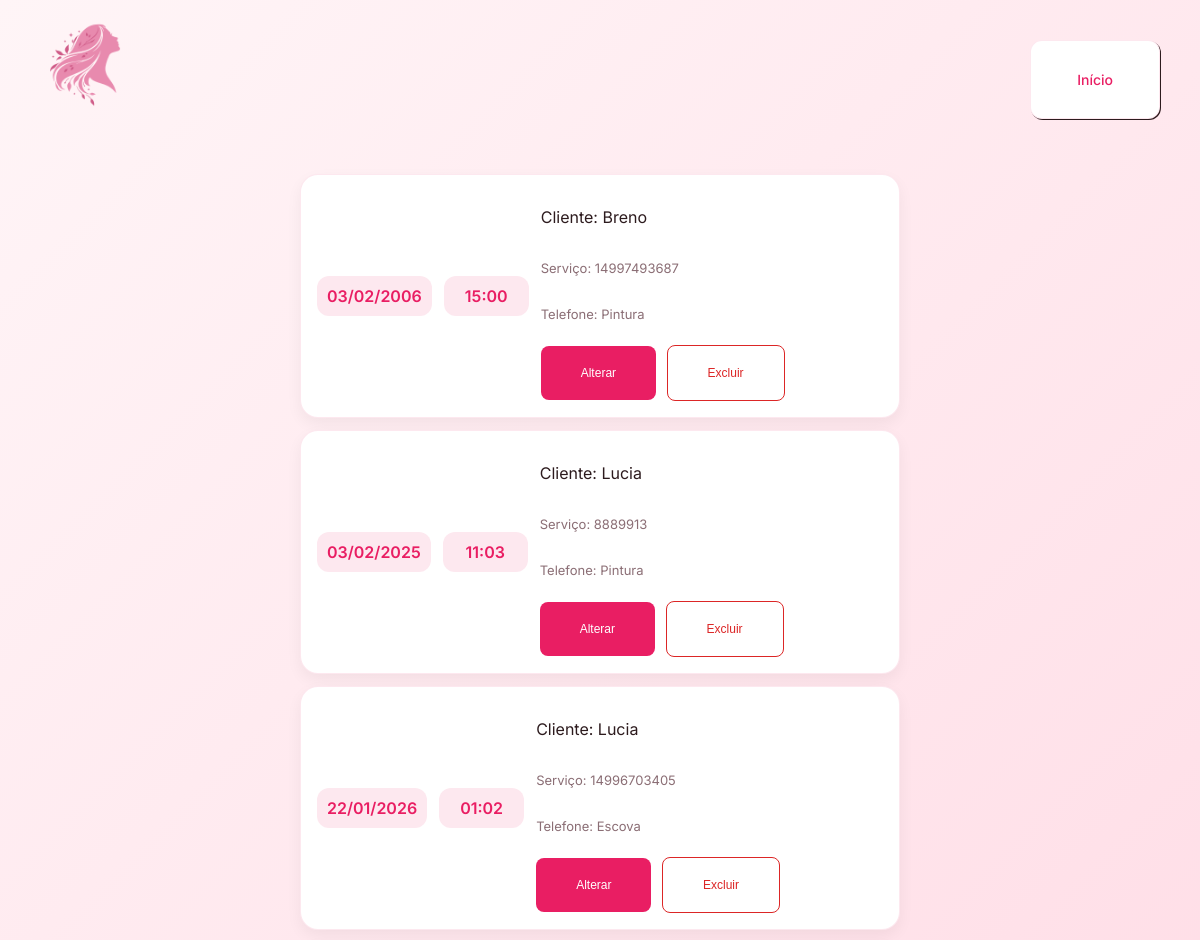
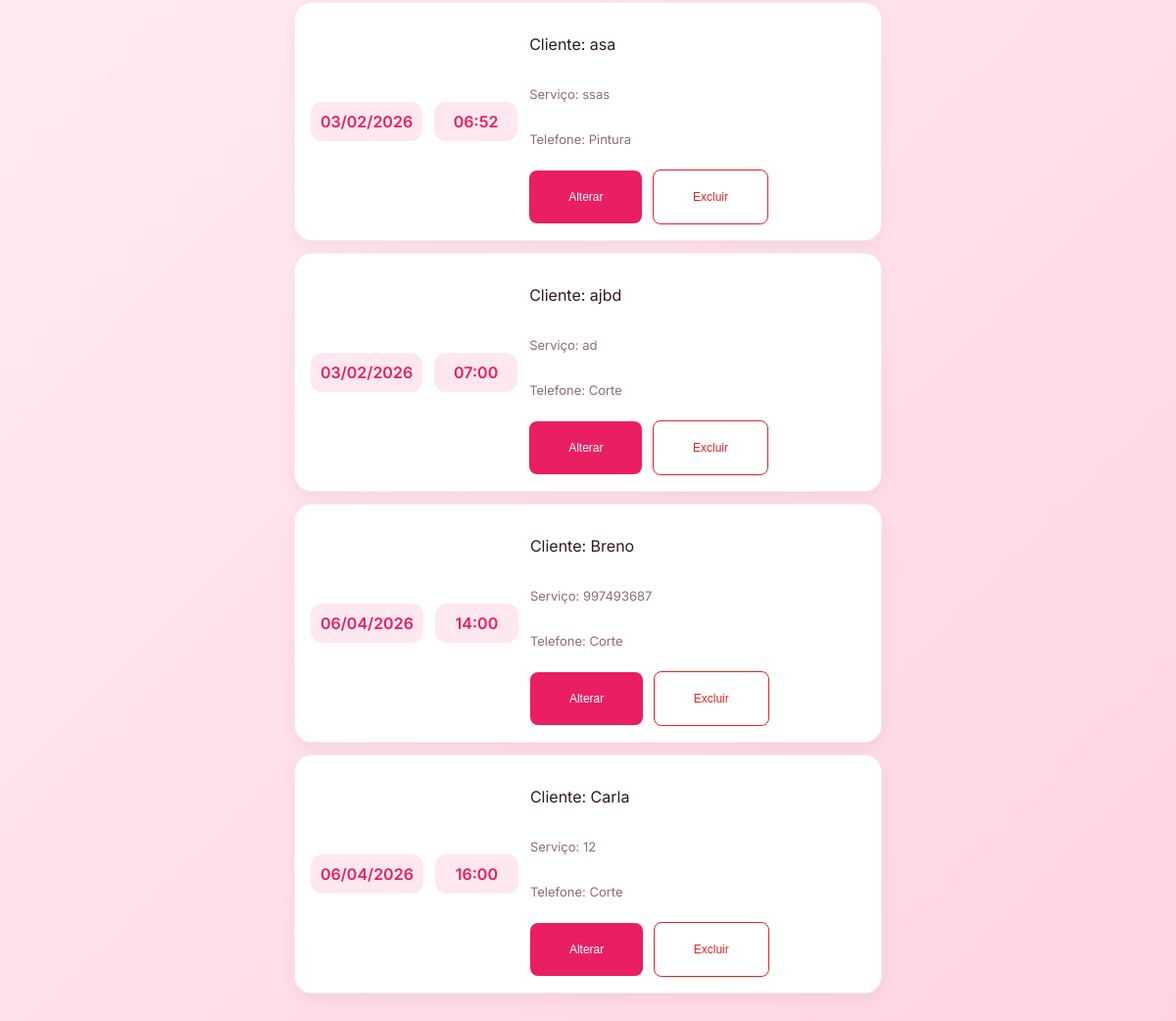
Page /agenda on the earlier database version (2 pictures, top to bottom).
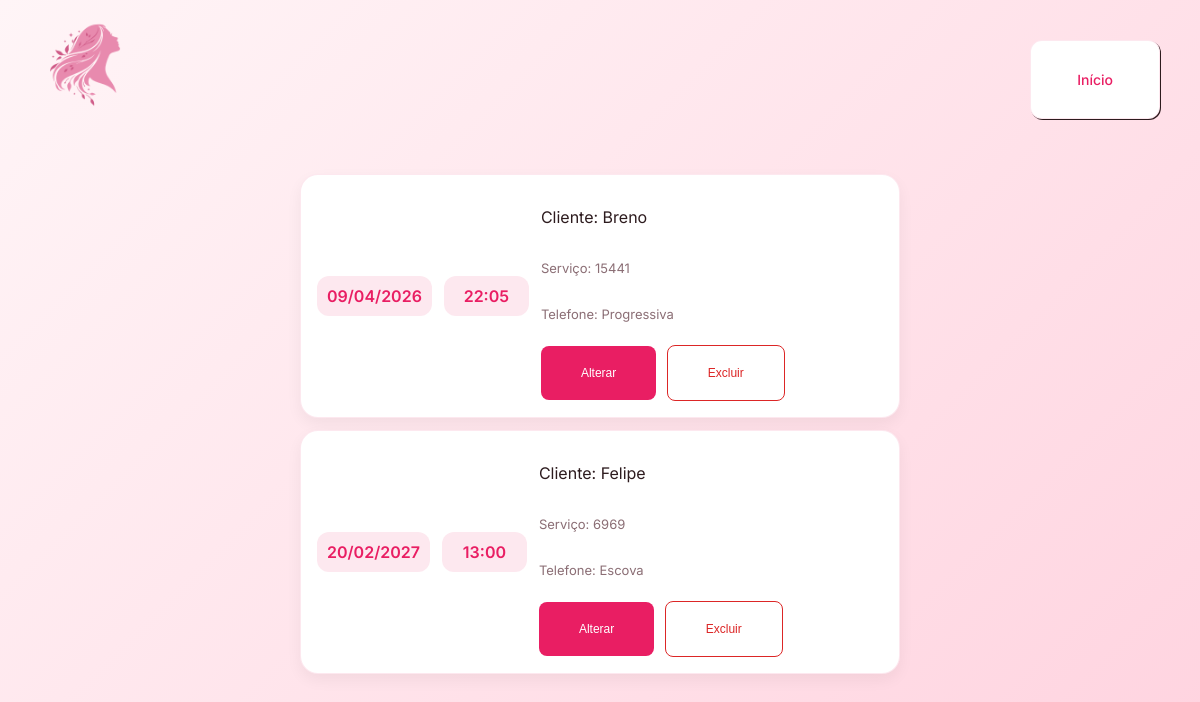
Same page on the later database version.
### tables this page shows
CREATE TABLE agendamentos (
        id INTEGER PRIMARY KEY AUTOINCREMENT,
        cliente_id INTEGER NOT NULL,
        servico_id INTEGER NOT NULL,
        data_hora_inicio TEXT NOT NULL,
        data_hora_fim TEXT NOT NULL,
        
        FOREIGN KEY (cliente_id) REFERENCES clientes(id),
        FOREIGN KEY (servico_id) REFERENCES servicos(id)
    );

CREATE TABLE clientes (
        id INTEGER PRIMARY KEY AUTOINCREMENT,
        nome TEXT NOT NULL,
        telefone TEXT NOT NULL
    );

CREATE TABLE servicos (
        id INTEGER PRIMARY KEY AUTOINCREMENT,
        nome TEXT NOT NULL,
        tempo_minutos INTEGER NOT NULL
    );

### Kurly.py (the view)
@app.route('/agenda')
def lista():
    cursor.execute("""
        SELECT
            ag.id,
            ag.data_hora_inicio,
            c.nome,
            c.telefone,
            s.nome
        FROM agendamentos ag
        JOIN clientes c ON ag.cliente_id = c.id
        JOIN servicos s ON ag.servico_id = s.id
        ORDER BY ag.data_hora_inicio
    """)
    dados = cursor.fetchall()
    return render_template("lista.html", agendamentos=dados)

### templates/lista.html (shortened to what this page needs)
<!DOCTYPE html>
<html lang="pt-br">
<head>
    <link rel="stylesheet" href="{{ url_for('static', filename='style-lista.css') }}">
</head>
<body>
        <header id="cabecalhoInicial">
            <div class="opcoesIniciais">
                <a href="/">
                    <img src="{{ url_for('static', filename='logo.png') }}" alt="Logo Kurly">
                </a>
                <a href="/" class="inicio">Início</a>
            </div>
        </header>
        <div class="lista-agendamentos">
            {% for ag in agendamentos %}
            <div class="item-agendamento">
                <div class="data">
                    <span class="dia">{{ ag[1][8:10] }}/{{ ag[1][5:7] }}/</span>
                    <span class="ano">{{ ag[1][0:4] }}</span>
                </div>
                <div class="data">
                    <span class="hora">{{ ag[1][11:16] }}</span>
                </div>
                <div class="conteudo">
                    <p class="nome">
                        Cliente: <span>{{ ag[2] }}</span>
                    </p>
                    <p class="servico">
                        Serviço: <span>{{ ag[3] }}</span>
                    </p>
                    <p class="telefone">
                        Telefone: <span>{{ ag[4] }}</span>
                    </p>
                    <div class="acoes">
                        <a href="/editar/{{ ag[0] }}"><button id="alterar">Alterar</button></a>
                        <button onclick="confirmarExclusao('{{ ag[0] }}')" id="excluir">Excluir</button>
                    </div>
                </div>
            </div>
            {% endfor %}
        </div>
</body>
</html>

### static/style-lista.css (style rules this page uses)
:root { --bg: #FFF5F7; --card: #ffffff; --border: rgba(233, 30, 99, 0.1); --primary: #E91E63; --primary-soft: rgba(233, 30, 99, 0.1); --text: #2D1B1E; --sub: #8B6E75; --danger: #DC2626; }
body { margin: 0; font-family: "Inter", sans-serif; background: linear-gradient(135deg, #FFF5F7, #FFD4E0); }
#cabecalhoInicial { padding: 20px 40px; }
.opcoesIniciais { display: flex; justify-content: space-between; align-items: center; }
.opcoesIniciais img { width: 90px; }
.lista-agendamentos { max-width: 600px; margin: 30px auto; padding: 10px; }
.item-agendamento { display: flex; align-items: center; gap: 12px; background: var(--card); padding: 16px; border-radius: 18px; margin-bottom: 12px; border: 1px solid var(--border); box-shadow: 0 6px 15px rgba(0,0,0,0.05); transition: 0.3s; }
.data { min-width: 65px; display: flex; align-items: center; justify-content: center; font-weight: 600; color: var(--primary); background: var(--primary-soft); padding: 10px; border-radius: 12px; text-align: center; }
.conteudo { flex: 1; display: flex; flex-direction: column; gap: 4px; }
.nome { color: var(--text); }
.servico, .telefone { font-size: 13px; color: var(--sub); }
.conteudo button { margin-top: 6px; margin-right: 6px; padding: 20px 40px; font-size: 12px; border-radius: 8px; cursor: pointer; transition: 0.2s; }
#alterar { background: var(--primary); color: white; border: none; }
#excluir { background: transparent; color: var(--danger); border: 1px solid var(--danger); }
.inicio { position: fixed; top: 40px; right: 40px; padding: 30px 46px; border-radius: 12px; background: var(--card); color: var(--primary); text-decoration: none; font-size: 14px; font-weight: 500; border: 1px solid var(--border); cursor: pointer; transition: 0.3s; box-shadow:1px 1px var(--text) ; }

Differences in the rows shown:
removed agendamentos: data_hora_inicio "03", data_hora_inicio "02", data_hora_inicio "2006", data_hora_inicio "15:00", nome "Breno", telefone "14997493687", nome "Pintura"
removed agendamentos: data_hora_inicio "03", data_hora_inicio "02", data_hora_inicio "2025", data_hora_inicio "11:03", nome "Lucia", telefone "8889913", nome "Pintura"
removed agendamentos: data_hora_inicio "22", data_hora_inicio "01", data_hora_inicio "2026", data_hora_inicio "01:02", nome "Lucia", telefone "14996703405", nome "Escova"
removed agendamentos: data_hora_inicio "03", data_hora_inicio "02", data_hora_inicio "2026", data_hora_inicio "06:52", nome "asa", telefone "ssas", nome "Pintura"
removed agendamentos: data_hora_inicio "03", data_hora_inicio "02", data_hora_inicio "2026", data_hora_inicio "07:00", nome "ajbd", telefone "ad", nome "Corte"
removed agendamentos: data_hora_inicio "06", data_hora_inicio "04", data_hora_inicio "2026", data_hora_inicio "14:00", nome "Breno", telefone "997493687", nome "Corte"
removed agendamentos: data_hora_inicio "06", data_hora_inicio "04", data_hora_inicio "2026", data_hora_inicio "16:00", nome "Carla", telefone "12", nome "Corte"
added agendamentos: data_hora_inicio "09", data_hora_inicio "04", data_hora_inicio "2026", data_hora_inicio "22:05", nome "Breno", telefone "15441", nome "Progressiva"
added agendamentos: data_hora_inicio "20", data_hora_inicio "02", data_hora_inicio "2027", data_hora_inicio "13:00", nome "Felipe", telefone "6969", nome "Escova"
